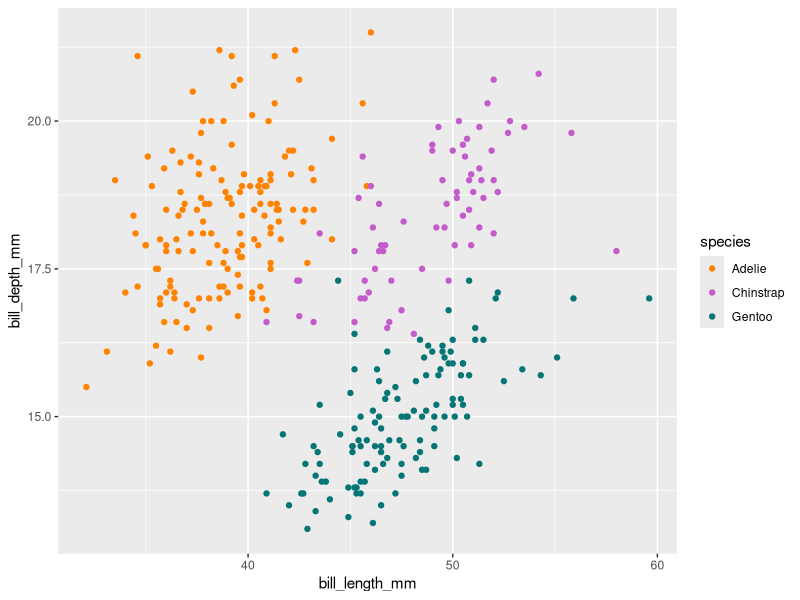
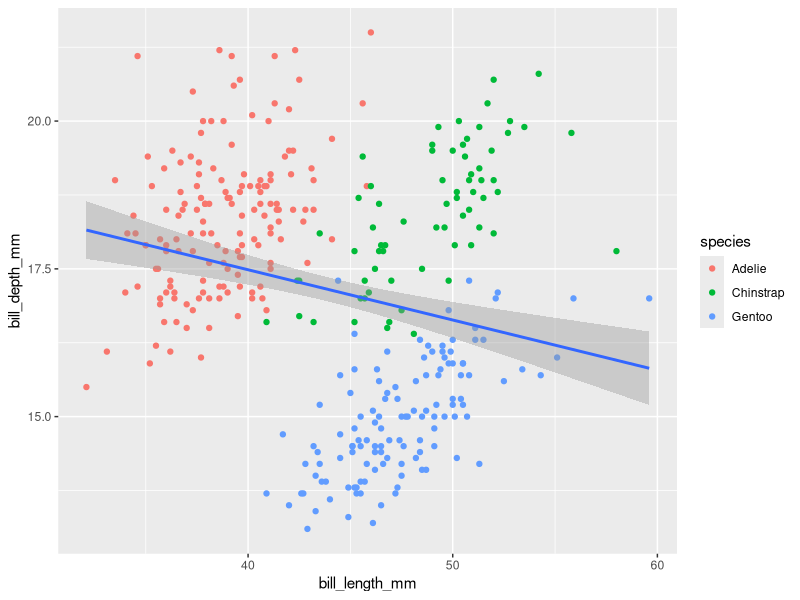
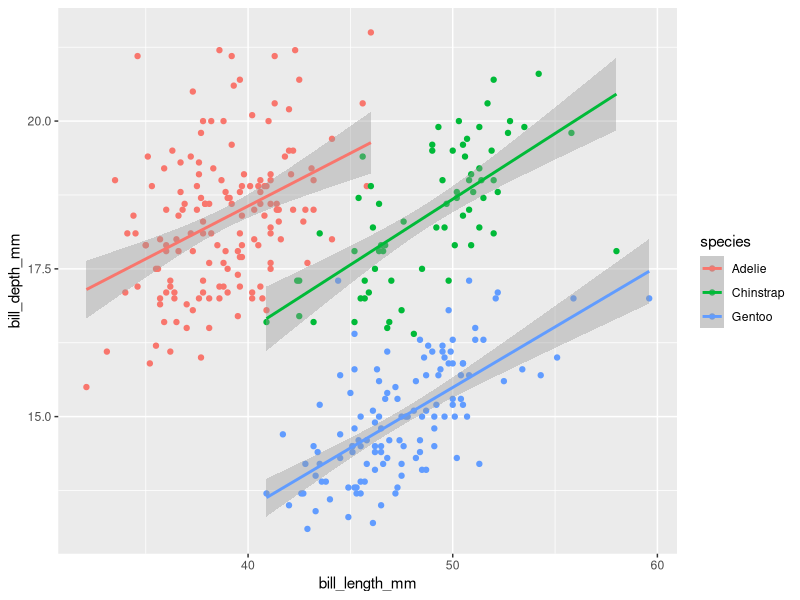
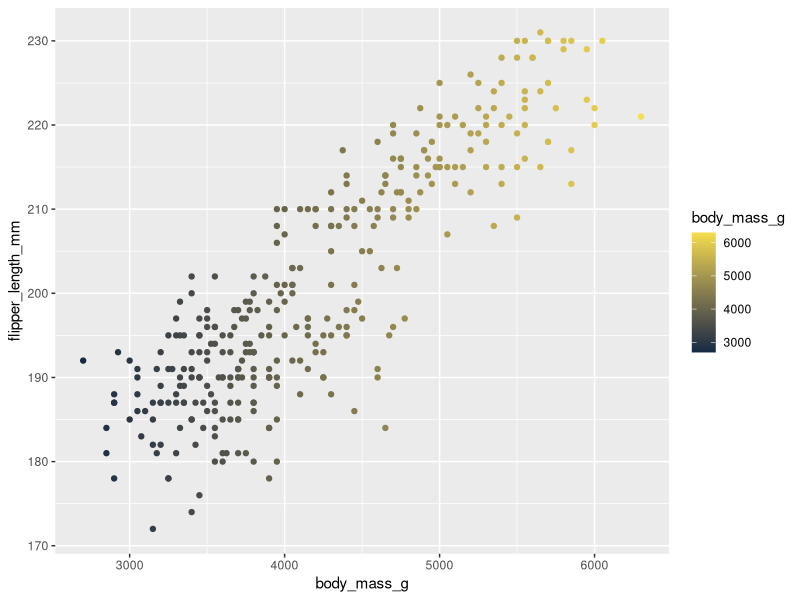
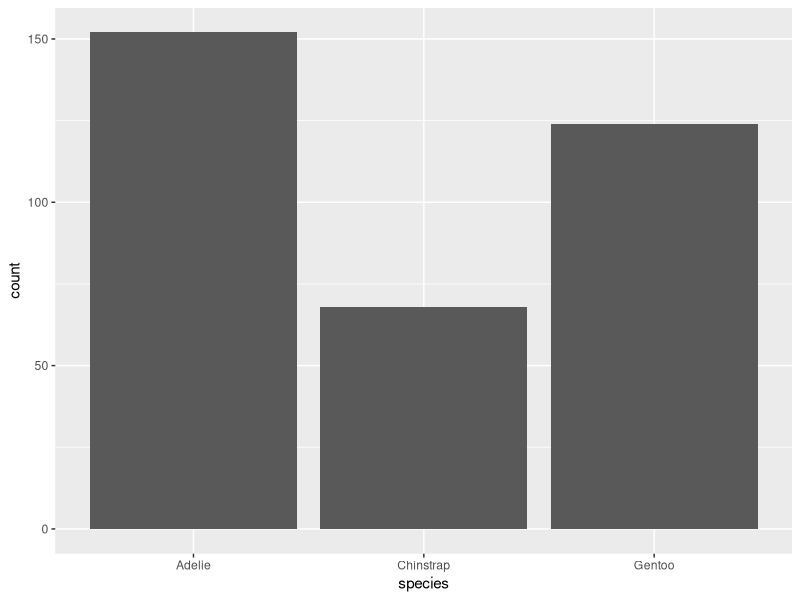
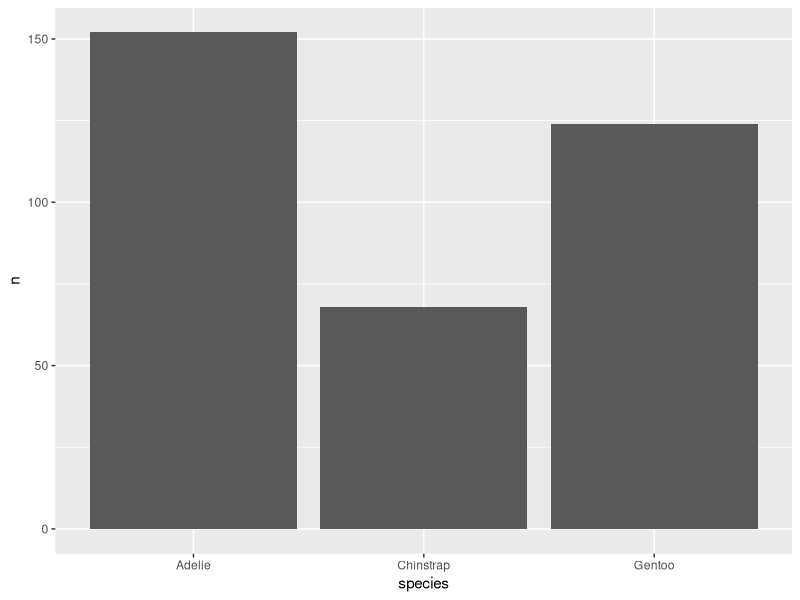
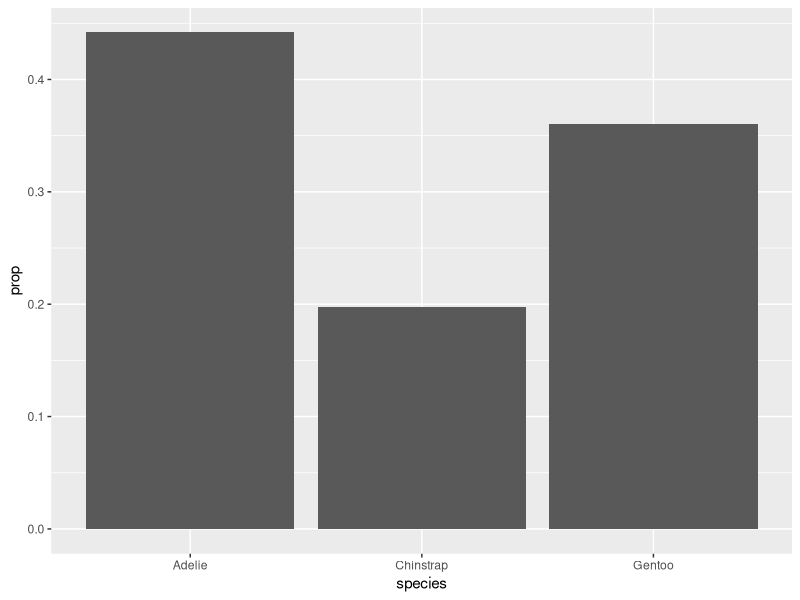
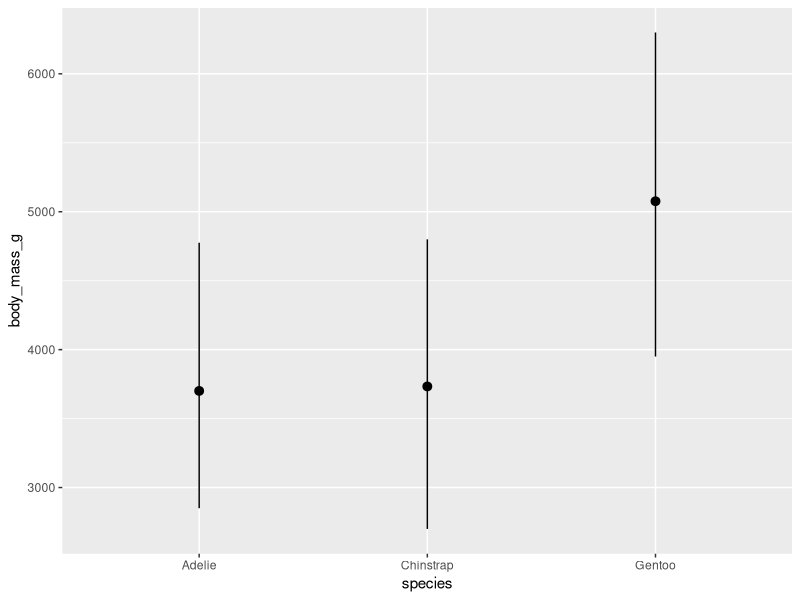

Generate these figures, in order, with R:
## ---- chunk 1
library(tidyverse)
library(palmerpenguins)
## ---- chunk 2
# untidy data ----
temp_data_wide <- tribble(
  ~date, ~station1, ~station2,  ~station3,
  "2023-10-01", 30.1, 29.8,  31.2,
  "2023-11-01", 28.6, 29.1,  33.4,
  "2023-12-01", 29.9, 28.5,  32.3
)

# make tidy ----
temp_data_long <- temp_data_wide |> 
  pivot_longer(cols = starts_with("station"),
               names_to = "station_id", 
               values_to = "temp_c")
## ---- chunk 3
ggplot(data = na.omit(penguins), # removing NAs (observations where species wasn't clear/recorded)
       aes(x = bill_length_mm, 
           y = bill_depth_mm)) +
  # you could also individually specify the mapping in the geom_ layer and have the data in that same layer
  #  geom_point(mapping = aes(x = .......), data = .....)
  geom_point(aes(color = species)) + # map color locally, not globally 
  # matching Allison's colors
  scale_color_manual(values = c("#FF8302", # Adelie ("darkorange")
                                "#C35CCA", # Chinstrap ("purple")
                                "#067575")) # Gentoo ("cyan4")
## ---- chunk 4
ggplot(data = penguins, aes(x = bill_length_mm,
                            y = bill_depth_mm)) +
  geom_point(aes(color = species)) + # map color locally, not globally 
  geom_smooth(method = "lm")  # can optionally add linear model fit line -- note that this is impacted by what level you assign your color scale to (local vs. global)

ggplot(data = penguins, aes(x = bill_length_mm,
                            y = bill_depth_mm,
                            color = species)) + # map color globally, not globally 
  geom_point() + 
  geom_smooth(method = "lm")  # can optionally add linear model fit line -- note that this is impacted by what level you assign your color scale to (local vs. global)
## ---- chunk 5
ggplot(data = na.omit(penguins),
       aes(x = body_mass_g,
           y = flipper_length_mm,
           color = body_mass_g)) +
  geom_point() +
  scale_color_gradient(low = "#132B43", # very dark blue 
                       high = "#F7DD4C") # yellow
## ---- chunk 6
ggplot(data = penguins, 
       aes(x = species)) +
  geom_bar(stat = "count") # you don't need to explicitly include `stat = "count"` since it's the default
## ---- chunk 7
# library(palmerpenguins)
# library(tidyverse)
# 
penguin_summary <- penguins |>
  count(species) # calculate number of observations (rows) for each species

ggplot(penguin_summary, aes(x = species, y = n)) +
  geom_bar(stat = "identity")
## ---- chunk 8
ggplot(penguins, aes(x = species,
                     y = after_stat(prop), # new function: aes_eval: control aesthetic evaluation
                     group = 1)) +
  geom_bar()
## ---- chunk 9
ggplot(penguins) +
  stat_summary(
    aes(x = species, y = body_mass_g),
    fun.max = max, 
    fun.min = min,
    fun = mean
  )
## ---- chunk 10
ggplot(penguins, aes(x = species, fill = island)) +
  geom_bar(position = "stack") # you don't need to explicitly include `position = "stack"` since it's the default
# position = "fill" sets it to be a proportion of the total observations
## ---- chunk 11
ggplot(penguins, aes(x = species, fill = island)) +
  geom_bar(position = "dodge")
## ---- chunk 12
ggplot(penguins, aes(x = species, fill = island)) +
  geom_bar(position = position_dodge2(preserve = "single"))
## ---- chunk 13
ggplot(penguins, aes(x = species)) +
  geom_bar() +
  coord_cartesian() # you don't need to explicitly include `coord_cartesian()` since it's the default
## ---- chunk 14
ggplot(penguins, aes(x = species)) +
  geom_bar() + 
  coord_flip()
## ---- chunk 15
ggplot(penguins, aes(x = species)) +
  geom_bar() + 
  coord_polar()
## ---- chunk 16
ggplot(penguins, aes(x = species)) +
  geom_bar() +
  theme_classic()
## ---- chunk 17
ggplot(penguins, aes(x = species)) +
  geom_bar() +
  theme_light()
## ---- chunk 18

ggplot(penguins, aes(x = species)) +
  geom_bar() +
  theme_light() +
  theme(
    axis.title = element_text(size = 17, color = "purple")
  )
## ---- chunk 19
ggplot(penguins, aes(x = flipper_length_mm)) + 
  geom_histogram()
## ---- chunk 20
ggplot(penguins, aes(x = flipper_length_mm, fill = species)) + 
  geom_histogram() +
  scale_fill_manual(values = c("#FF8302", "#C35CCA", "#067575"))
## ---- chunk 21
ggplot(penguins, aes(x = flipper_length_mm, fill = species)) + 
  geom_histogram(position = "identity", alpha = 0.5) +
  scale_fill_manual(values = c("#FF8302", "#C35CCA", "#067575"))

## ---- chunk 22
ggplot(penguins, aes(x = flipper_length_mm, fill = species)) + 
  geom_histogram(position = "identity", alpha = 0.5) +
  scale_fill_manual(values = c("#FF8302", "#C35CCA", "#067575")) +
  labs(x = "Flipper length (mm)", y = "Frequency", fill = "Species",
       title = "Penguin Flipper Lengths")
## ---- chunk 23
ggplot(penguins, aes(x = flipper_length_mm, fill = species)) + 
  geom_histogram(position = "identity", alpha = 0.5) +
  scale_fill_manual(values = c("#FF8302", "#C35CCA", "#067575")) +
  labs(x = "Flipper length (mm)", y = "Frequency", fill = "Species",
       title = "Penguin Flipper Lengths") + 
  facet_wrap(~species, ncol = 1) +
  theme_light()
